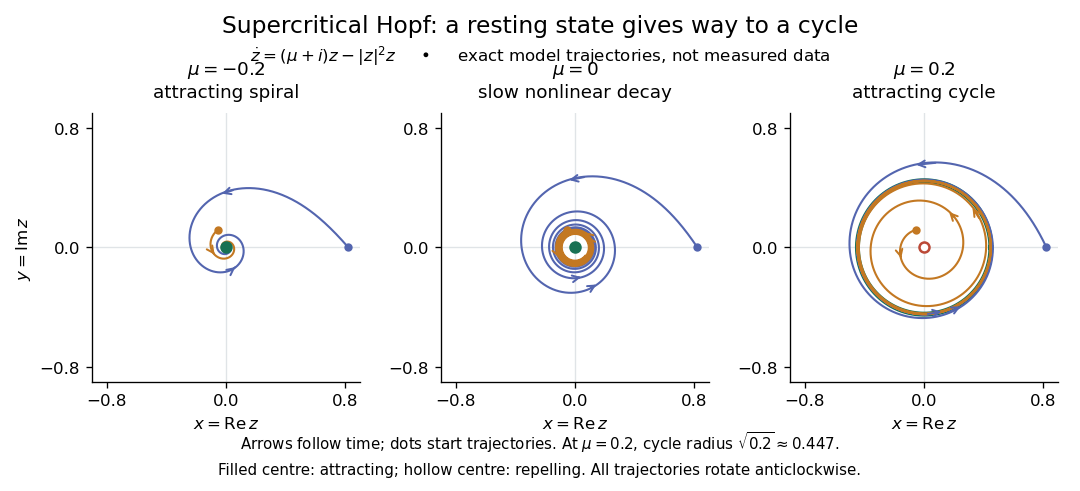

Python code for this plot:
"""Compute exact cubic Hopf trajectories; write the PNG basename to CWD.

Run from _media with MPLCONFIGDIR=/tmp/codex-wiki-matplotlib.
Tested with Python 3.14.4, NumPy 2.3.5, and Matplotlib 3.10.7.
These dimensionless model calculations are not experimental data.
"""

from pathlib import Path

import matplotlib

matplotlib.use("Agg")
import matplotlib.pyplot as plt
import numpy as np


def radius(t, mu, r0):
    """Exact positive solution of r' = mu*r - r**3, for t >= 0."""
    if mu == 0:
        return r0 / np.sqrt(1 + 2 * r0**2 * t)
    # Evolved inverse squared radius avoids cancellation at large positive t.
    q = np.exp(-2 * mu * t) / r0**2 - np.expm1(-2 * mu * t) / mu
    return 1 / np.sqrt(q)


def main():
    plt.rcParams.update({"font.size": 10, "axes.spines.top": False,
                         "axes.spines.right": False, "figure.facecolor": "white",
                         "axes.facecolor": "white"})
    fig, axes = plt.subplots(1, 3, figsize=(9.0, 4.1))
    fig.subplots_adjust(left=0.085, right=0.98, bottom=0.22, top=0.77, wspace=0.30)
    fig.suptitle("Supercritical Hopf: a resting state gives way to a cycle", y=0.97, fontsize=14)
    fig.text(0.5, 0.875, r"$\dot z=(\mu+i)z-|z|^2z$     •     exact model trajectories, not measured data",
             ha="center", fontsize=10)
    t = np.linspace(0, 35, 4000)
    stable, unstable = "#187154", "#bb4937"
    for ax, mu, label in zip(axes, (-0.2, 0.0, 0.2),
                             ("attracting spiral", "slow nonlinear decay", "attracting cycle")):
        ax.axhline(0, color="#e0e4e7", lw=0.8, zorder=0)
        ax.axvline(0, color="#e0e4e7", lw=0.8, zorder=0)
        if mu > 0:
            theta = np.linspace(0, 2 * np.pi, 700)
            ax.plot(np.sqrt(mu) * np.cos(theta), np.sqrt(mu) * np.sin(theta),
                    color=stable, lw=3, zorder=2)
        for r0, phase, color in ((0.82, 0.0, "#5365af"), (0.13, 2.0, "#c37822")):
            r = radius(t, mu, r0)
            x, y = r * np.cos(t + phase), r * np.sin(t + phase)
            ax.plot(x, y, color=color, lw=1.25, zorder=3)
            ax.plot(x[0], y[0], "o", ms=4, color=color, zorder=4)
            for when in (1.4, 5.0, 11.0):
                k = np.searchsorted(t, when)
                if r[k] > 0.06:
                    ax.annotate("", xy=(x[k + 35], y[k + 35]), xytext=(x[k], y[k]),
                                arrowprops={"arrowstyle": "->", "color": color, "lw": 1.2},
                                zorder=4)
        ax.plot(0, 0, "o", ms=6, mec=stable if mu <= 0 else unstable,
                mfc=stable if mu <= 0 else "white", mew=1.5, zorder=6)
        ax.set(xlim=(-0.9, 0.9), ylim=(-0.9, 0.9), aspect="equal", xlabel=r"$x=\mathrm{Re}\,z$")
        ax.set_xticks((-0.8, 0, 0.8))
        ax.set_yticks((-0.8, 0, 0.8))
        ax.set_title(rf"$\mu={mu:g}$" + "\n" + label, fontsize=11, pad=10)
    axes[0].set_ylabel(r"$y=\mathrm{Im}\,z$")
    fig.text(0.5, 0.085, r"Arrows follow time; dots start trajectories. At $\mu=0.2$, cycle radius $\sqrt{0.2}\approx0.447$.",
             ha="center", fontsize=9)
    fig.text(0.5, 0.035, "Filled centre: attracting; hollow centre: repelling. All trajectories rotate anticlockwise.",
             ha="center", fontsize=9)
    fig.savefig(Path(__file__).stem + ".png", dpi=120, facecolor="white", transparent=False)
    plt.close(fig)


if __name__ == "__main__":
    main()
